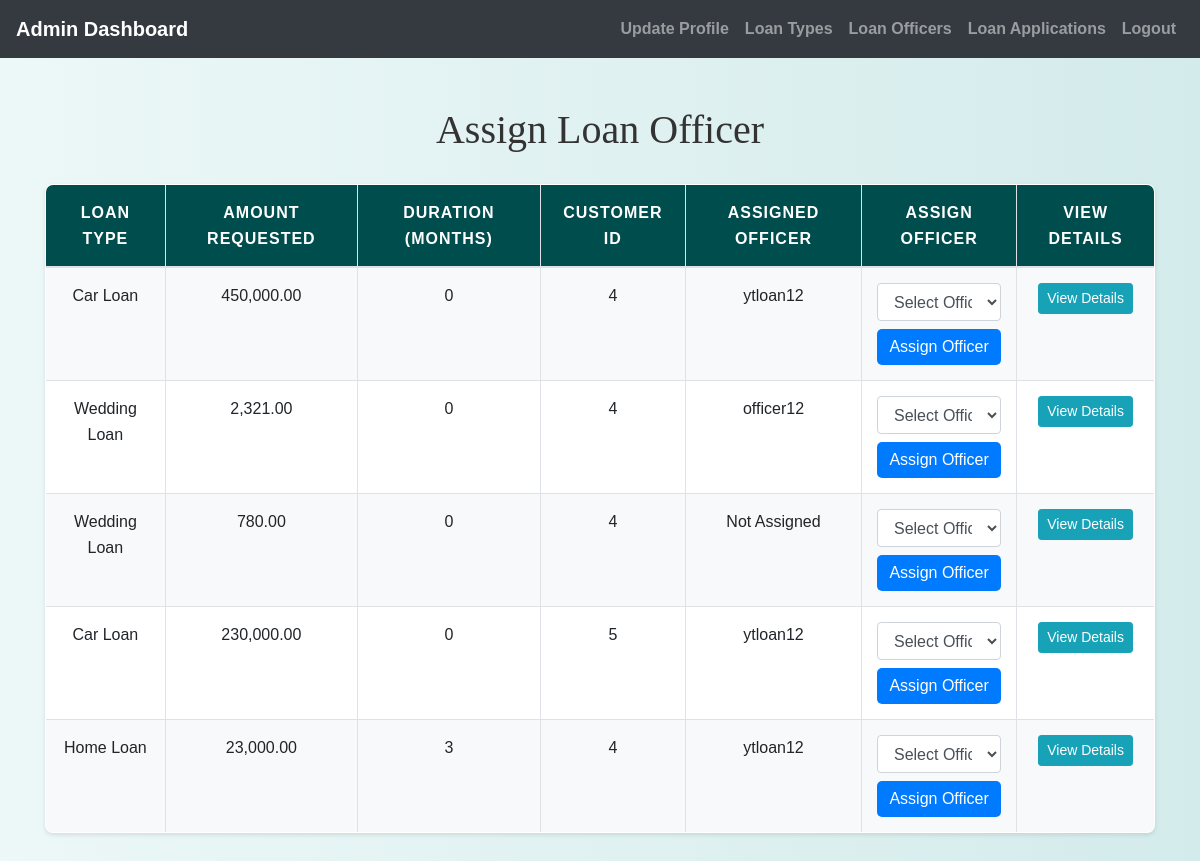
Page /admin/assign_loan_officer.php (signed in) on the committed database.
### tables this page shows
CREATE TABLE `loan_applications` (
  `application_id` int(11) NOT NULL,
  `customer_id` int(11) NOT NULL,
  `loan_type_id` int(11) NOT NULL,
  `amount_requested` decimal(10,2) NOT NULL,
  `duration_months` int(11) NOT NULL,
  `application_status` enum('pending','approved','rejected') DEFAULT 'pending',
  `feedback` text DEFAULT NULL,
  `assigned_officer_id` int(11) DEFAULT NULL,
  `created_at` timestamp NOT NULL DEFAULT current_timestamp(),
  `updated_at` timestamp NOT NULL DEFAULT current_timestamp() ON UPDATE current_timestamp()
);

CREATE TABLE `loan_types` (
  `loan_type_id` int(11) NOT NULL,
  `loan_name` varchar(255) NOT NULL,
  `description` text NOT NULL,
  `interest_rate` decimal(5,2) NOT NULL,
  `repayment_terms` int(11) NOT NULL,
  `max_amount` decimal(15,2) NOT NULL,
  `created_at` timestamp NOT NULL DEFAULT current_timestamp(),
  `updated_at` timestamp NOT NULL DEFAULT current_timestamp() ON UPDATE current_timestamp()
);

CREATE TABLE `loanofficers` (
  `id` int(11) NOT NULL,
  `username` varchar(100) NOT NULL,
  `password` varchar(255) NOT NULL,
  `email` varchar(150) NOT NULL,
  `phone_number` varchar(15) NOT NULL,
  `created_at` datetime NOT NULL,
  `updated_at` datetime NOT NULL
);

### admin/assign_loan_officer.php (the view, shortened to what this page needs)
<?php
include('config.php');
$sql_applications = "SELECT la.application_id, lt.loan_name, la.amount_requested, la.application_status, la.customer_id,
                            la.feedback, la.assigned_officer_id, la.created_at, la.updated_at, la.duration_months
                     FROM loan_applications la
                     JOIN loan_types lt ON la.loan_type_id = lt.loan_type_id";
$result_applications = $conn->query($sql_applications);
?>
<!DOCTYPE html>
<html lang="en">
<head>
    <link rel="stylesheet" href="https://maxcdn.bootstrapcdn.com/bootstrap/4.5.2/css/bootstrap.min.css">
    <link rel="stylesheet" href="../css/style.css">
</head>
<body>
    <?php include('admin_navbar.php'); ?>
    <div class="container mt-5">
        <h1>Assign Loan Officer</h1>
        <table class="table table-bordered">
            <thead>
                <tr>
                    <th>Loan Type</th>
                    <th>Amount Requested</th>
                    <th>Duration (Months)</th>
                    <th>Customer ID</th>
                    <th>Assigned Officer</th>
                    <th>Assign Officer</th>
                    <th>View Details</th>
                </tr>
            </thead>
            <tbody>
                <?php while ($row = $result_applications->fetch_assoc()) {
                    $assigned_officer_name = "Not Assigned";
                    if ($row['assigned_officer_id']) {
                        $sql_officer = "SELECT username FROM loanofficers WHERE id = ?";
                        $stmt = $conn->prepare($sql_officer);
                        $stmt->bind_param("i", $row['assigned_officer_id']);
                        $stmt->execute();
                        $stmt->bind_result($assigned_officer_name);
                    }
                ?>
                    <tr>
                        <td><?php echo htmlspecialchars($row['loan_name']); ?></td>
                        <td><?php echo number_format($row['amount_requested'], 2); ?></td>
                        <td><?php echo (int)$row['duration_months']; ?></td>
                        <td><?php echo $row['customer_id']; ?></td>
                        <td><?php echo $assigned_officer_name; ?></td>
                        <td>
                            <form method="POST" action="assign_loan_officer.php">
                                <select name="officer_id" class="form-control" required>
                                    <option value="">Select Officer</option>
                                </select>
                                <button type="submit" class="btn btn-primary mt-2">Assign Officer</button>
                            </form>
                        </td>
                        <td><a href="view_application_details.php?application_id=<?php echo $row['application_id']; ?>" class="btn btn-info btn-sm">View Details</a></td>
                    </tr>
                <?php } ?>
            </tbody>
        </table>
    </div>
</body>
</html>

### css/style.css (style rules this page uses)
body { background: linear-gradient(90deg, rgba(233, 246, 246, 0.831), rgba(207, 233, 233, 0.9)); font-family: 'Arial', sans-serif; color: #333; line-height: 1.6; }
h1, h2, h3, h4 { text-align: center; margin-top: 30px; margin-bottom: 30px; font-family: 'Georgia', serif; }
.container { margin-bottom: 40px; }
.table { width: 100%; border-collapse: collapse; margin-top: 20px; font-size: 16px; background-color: #ffffff; border-radius: 8px; overflow: hidden; box-shadow: 0 2px 4px rgba(0, 0, 0, 0.1); }
.table th, .table td { padding: 15px; border: 1px solid #dee2e6; text-align: center; }
.table thead th { background-color: #004d4d; color: white; font-weight: bold; text-transform: uppercase; letter-spacing: 1px; }
.table tbody tr:nth-child(odd) { background-color: #f8f9fa; }
.btn-primary { color: #fff; border: none; border-radius: 5px; cursor: pointer; transition: background-color 0.3s ease; }
a { color: #006666; text-decoration: none; font-weight: bold; }

### rows in the picture
loan_applications: loan_type.loan_name "Car Loan", amount_requested "450,000.00", duration_months "0", customer "4", assigned_officer.username "ytloan12"
loan_applications: loan_type.loan_name "Wedding Loan", amount_requested "2,321.00", duration_months "0", customer "4", assigned_officer.username "officer12"
loan_applications: loan_type.loan_name "Wedding Loan", amount_requested "780.00", duration_months "0", customer "4", assigned_officer_name "Not Assigned"
loan_applications: loan_type.loan_name "Car Loan", amount_requested "230,000.00", duration_months "0", customer "5", assigned_officer.username "ytloan12"
loan_applications: loan_type.loan_name "Home Loan", amount_requested "23,000.00", duration_months "3", customer "4", assigned_officer.username "ytloan12"
